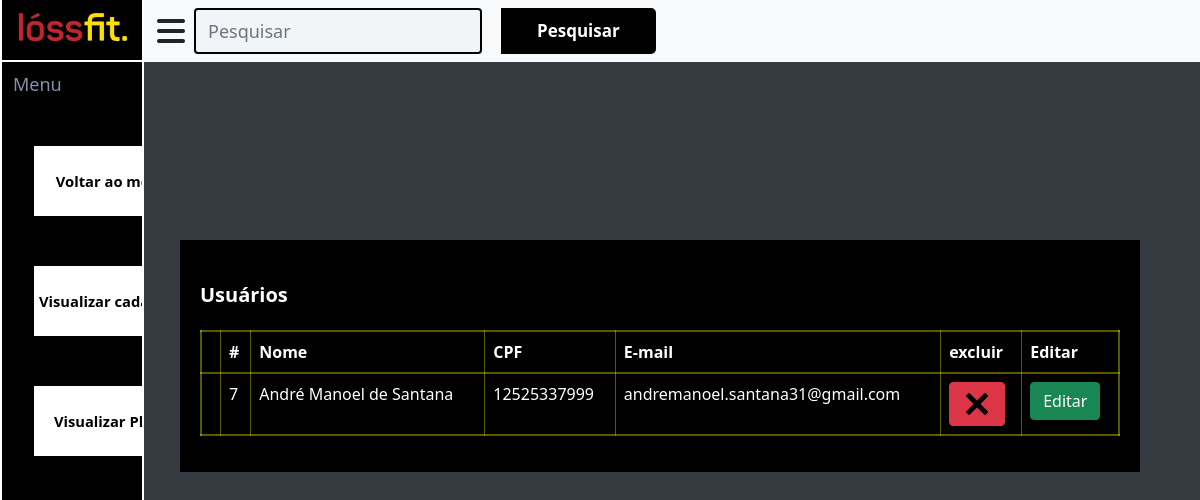
Screenshot of /pages/pg_plano_user.php?nome=André Manoel de Santana (signed in) with the database file from the repository.
### tables this page shows
CREATE TABLE `tbl_cadastro` (
  `id_cadastro` int(11) NOT NULL,
  `usuario` varchar(45) DEFAULT NULL,
  `senha` varchar(45) DEFAULT NULL,
  `cpf` varchar(20) DEFAULT NULL,
  `nome` varchar(45) DEFAULT NULL,
  `email` varchar(45) DEFAULT NULL,
  `sexo` varchar(15) DEFAULT NULL,
  `nascimento` varchar(50) DEFAULT NULL,
  `telefone` varchar(45) DEFAULT NULL,
  `telefone_ad` varchar(45) DEFAULT NULL,
  `perm_acesso` varchar(45) DEFAULT NULL,
  `valores` int(11) DEFAULT NULL
);

### pages/pg_plano_user.php (the view, shortened to what this page needs)
<?php
include_once("../inc/connect.php");
?>
<!DOCTYPE html>
<html lang="en">
<head>
    <link href="../css/style_lateral.css" rel="stylesheet" type="text/css">
    <link rel="stylesheet" href="path/to/font-awesome/css/font-awesome.min.css">
    <link href="https://cdn.jsdelivr.net/npm/bootstrap@5.0.2/dist/css/bootstrap.min.css" rel="stylesheet"
>
</head>
<body style="display:flex;justify-content:center;background-color:#343a40!important;">
    <header>
        <div class="nav-top">
            <nav class="div-navv">
                <div class="imgss"></div>
            </nav>
            <nav class="div-nav2">
                <div class="btn">
                    <span onclick="menu_toogle()"><i class="fa-solid fa-bars fa-2xl"></i></span>
                </div>
            </nav>
            <nav class="navbar navbar-light bg-light" style="left:2vw;">
                <div class="container-fluid">
                    <form class="d-flex" method="GET" action="">
                        <div class="input-group">
                            <input type="search" name="nome" class="form-control rounded" placeholder="Pesquisar"
                                aria-label="Search" aria-describedby="search-addon" value="<?php if (isset($_GET['nome_aluno']))
                                    echo $_GET['nome_aluno']; ?>"
                                style="color:black!important;border:2px solid black;" />
                            <button type="submit" class="btn-src">Pesquisar</button>
                        </div>
                    </form>
                </div>
            </nav>
        </div>
    </header>
    <div class="forum_menu">
        <ul>
            <li class="list active">
                <a class="alink">
                    <span class="titulo-menu">Menu</span>
                </a>
            </li>
            <li class="list active " style="display: flex;flex-direction: column;row-gap: 2vh;">
                <a class="alink" href="../index_Apre.php"><span class="titulo"
                        style="cursor:pointer;background-color: white;"> Voltar ao menu </span></a>
            </li>
            <li class="list active " style="display: flex;flex-direction: column;row-gap: 2vh;"><a class="alink"
                    onclick="abrir_cad('cad')"><span class="titulo" style="cursor:pointer;background-color: white;">
                        Visualizar cadastros </span></a>
            </li>
            <li class="list active " style="display: flex;flex-direction: column;row-gap: 2vh;">
                <a class="alink" onclick="abrir_plan('plan')"><span class="titulo"
                        style="cursor:pointer;background-color: white;"> Visualizar Plano </span></a>
            </li>
        </ul>
    </div>
    <div class="tabela" id="cad">
        <p style="margin-top:20px;margin-bottom:20px;font-size:20px;font-weight:700;">Usuários</p>
        <table class="table">
            <thead class="thead-light">
                <tr>
                    <th scope="col"></th>
                    <th scope="col">#</th>
                    <th scope="col">Nome</th>
                    <th scope="col">CPF</th>
                    <th scope="col">E-mail</th>
                    <th scope="col">excluir</th>
                    <th scope="col">Editar</th>
                </tr>
            </thead>
            <tbody>
                <?php
                $pesquisa = "";
                if (isset($_GET['nome']))
                    $pesquisa = $conn->real_escape_string($_GET['nome']);
                $sql_code = "SELECT * FROM tbl_cadastro WHERE nome LIKE '%$pesquisa%'";
                $sql_query = $conn->query($sql_code) or die("ERRO ao consultar! " . $conn->error);
                if ($sql_query->num_rows == 0) {
                    ?>
                    <tr>
                        <td colspan="3">Nenhum resultado encontrado...</td>
                    </tr>
                <tbody>
                    <?php
                } else {
                    while ($cadastro = $sql_query->fetch_assoc()) {
                        echo "<tr>";
                        echo "<td></td>";
                        echo "<td>" . $cadastro['id_cadastro'] . "</td>";
                        echo "<td>" . $cadastro['nome'] . "</td>";
                        echo "<td>" . $cadastro['cpf'] . "</td>";
                        echo "<td>" . $cadastro['email'] . "</td>";
                        echo "<td>" . '  <a class="btn btn-danger" hhref=../inc/remove_user.php?id=' . $cadastro['id_cadastro'] . "><img  src='..\img\icons8-excluir-30.png'></a>" . "</td>";
                        echo "<td>" . "<button class='btn btn-success' onclick='abrir(" . $cadastro['id_cadastro'] . ")' >Editar</button>" . "</td>";
                        echo "</tr>";
                    }
                }
                ?>
            </tbody>
        </table>
    </div>
</body>
</html>

### css/style_lateral.css (style rules this page uses)
html, body { height: 100%; width: 100%; padding: 0; margin: 0; background-color: #f3f3f4 !important; }
header { position: fixed; top: 0; right: 0; left: 0; display: flex; z-index: 1002; background-color: #f8f9fa; }
.nav-top { display: flex; width: 100%; }
nav { position: relative; left: 0; top: 0; }
.btn-src { color:white!important; background-color: black!important; }
.forum_menu { top: 0; left: 0; height: 100%; position: absolute; background-color: black; width: 12vw; min-width: 12vw; max-width: 12vw; overflow-x: hidden; border-left: 2px solid white; border-right: 2px solid white; background-color: black; }
.forum_menu ul { position: absolute; top: 2vh; left: 0; padding-left: 0; padding-top: 45px; }
.forum_menu ul li { position: relative; list-style: none; width: 100%; min-width:100px; min-height: 60px; }
.forum_menu ul li a { position: relative; display: flex; width: 100%; text-decoration: none; color: #fff; padding-left: 7px; font-size: .92rem; }
.forum_menu ul li a .titulo { line-height: 60px; font-weight: 600; white-space: nowrap; margin: 25px; padding: 5px; }
.titulo-menu { position: absolute; top: 10px; left: 11px; font-size: 18px; color: #8590a5; }
.titulo { display: flex; justify-content: center; align-items: center; width: 100%; color: #000000; }
.imgss { position: relative; top: 0; left: 0; height: 100%; background-repeat: no-repeat; background-image: url(../img/logo.jpg); background-size: cover; background-position: center; }
.div-navv { width: 12vw; height: 100%; border-left: 2px solid white; border-right: 2px solid white; border-bottom: 2px solid white; background-color: black; }
.div-nav2 { display: flex; align-items: center; position: relative; height: 100%; padding: 0; }
.alink { width: 100%; }
.d-flex { position: relative; left: -20px; }
.d-flex input { position: relative; left: -20px; border: none; height: 38px; background-color: #f1f5f7 !important; box-shadow: none !important; }
.tabela { width: 80%; position: absolute; top: 30vh; margin-left: 10vw; padding: 20px; transition: 0.5s; color: white; background-color: #000000; }
table { color: white !important; }
tr { border: 2px solid #ffff0059 !important; }
td { border: 1px solid #ffff0059 !important; }
th { border: 1px solid #ffff0059 !important; }
button { border: 0; outline: none; padding: 10px 36px; font-size: 17px; font-weight: 600; border-radius: 5px; background-color: #a5a5a5; transition: all 0.5s ease; }
.form-control { background: #222!important; color: white!important; font-size: 18px!important; height: 100%!important; outline: 0!important; }

### pages/pg_plano_user.php (style rules this page uses)
#cad { display: block; }
button { border: 0; outline: none; padding: 10px 36px; font-size: 17px; font-weight: 600; border-radius: 5px; background-color: #a5a5a5; transition: all 0.5s ease; }

### rows the page displays
tbl_cadastro: id_cadastro "7", nome "André Manoel de Santana", cpf "12525337999", email "andremanoel.santana31@gmail.com"
